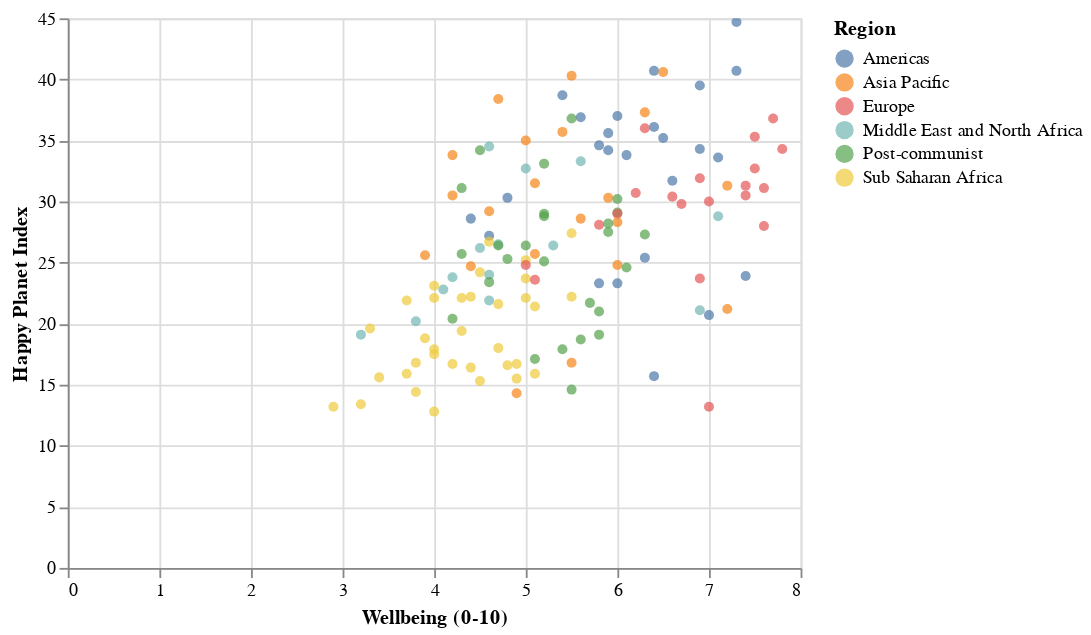

The code cell stored with this chart in its notebook:
### Code cell
alt.Chart(hpi_df).mark_circle().encode(
    x='Wellbeing (0-10):Q',
    y='Happy Planet Index:Q',
    color = 'Region'
).interactive()

### Figure 1 — Vega-Lite specification as saved in the notebook (floating-point values rounded to 4 significant figures; data arrays with more than 128 entries replaced by an {"elided": "..."} marker saying what was removed)
{"config": {"view": {"continuousWidth": 400, "continuousHeight": 300}}, "data": {"name": "data-06c1dbec64553b487ce4599ce4c93c9b"}, "mark": "circle", "encoding": {"color": {"field": "Region", "type": "nominal"}, "x": {"field": "Wellbeing (0-10)", "type": "quantitative"}, "y": {"field": "Happy Planet Index", "type": "quantitative"}}, "selection": {"selector002": {"type": "interval", "bind": "scales", "encodings": ["x", "y"]}}, "$schema": "https://vega.github.io/schema/vega-lite/v4.17.0.json", "datasets": {"data-06c1dbec64553b487ce4599ce4c93c9b": {"elided": "140 records"}}}
